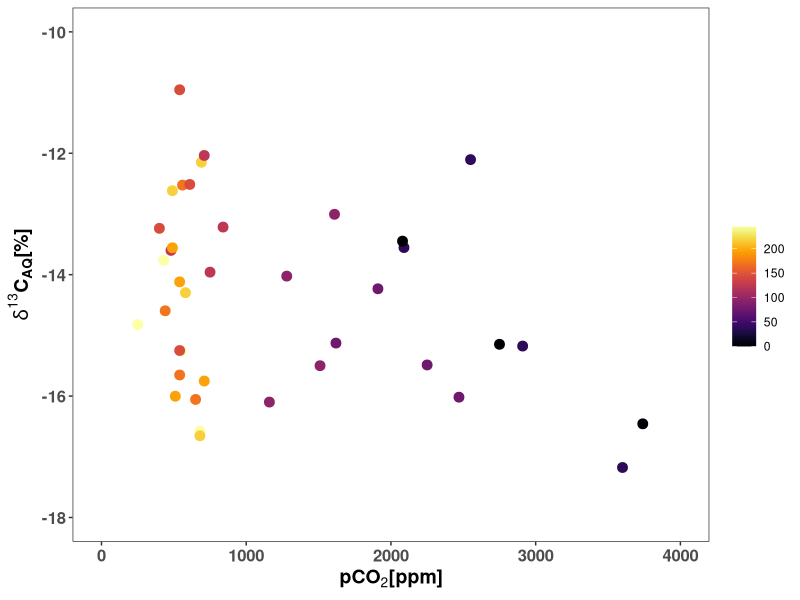
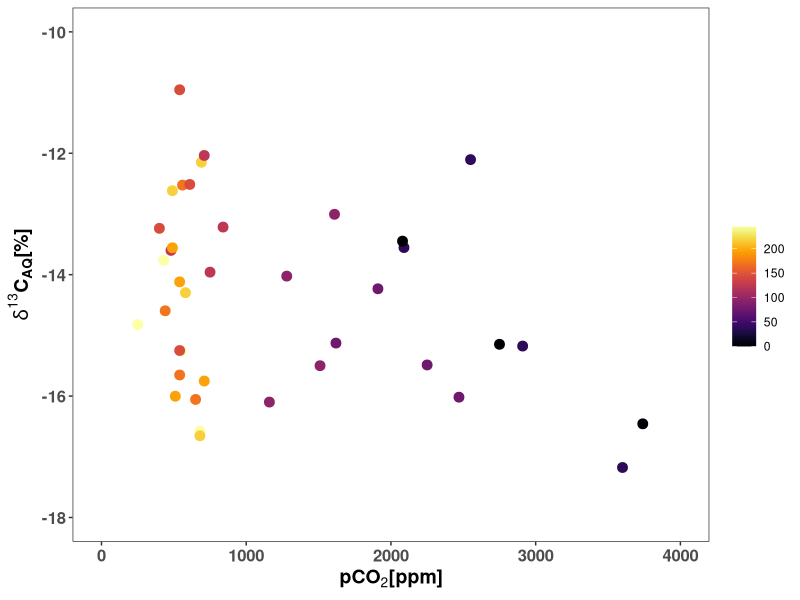

The R script that drew these images, in order:
library(ggplot2)
library(tidyr)
library(dplyr)
library(viridis)
library(grid)
library(gridExtra)
library(viridis)
library(here)

largernumbers <- element_text(face = "bold", size = 14)
largernumbers2 <- element_text(face = "bold", size = 12)



#we are trying to do a comparison for ppm vs. d13C for all sites where we have data

#first let's load in the ppm data 

ppm <- read.csv(here("data/Vaisala/Synoptics2.csv"))

ppm <- ppm %>%
  select(Distance, Syn1_071819, Syn4_073119, Syn5_080619, Syn6_081219)

#truncate some numbers 

ppm$Distance <- round(ppm$Distance, digits = 1)

ppm <- ppm[c(1,5,8,11,14,18,21,24,30,36),]

colnames(ppm)[1] <- "DistSyn"
ppm0718 <- ppm %>%
  select(DistSyn, Syn1_071819)

colnames(ppm0718)[2] <- "Syn"

ppm0731 <- ppm %>%
  select(DistSyn, Syn4_073119)

colnames(ppm0731)[2] <- "Syn"

ppm0806 <- ppm %>%
  select(DistSyn, Syn5_080619)

colnames(ppm0806)[2] <- "Syn"

ppm0806 <- ppm0806[1:9,]

ppm0812 <- ppm %>%
  select(DistSyn, Syn6_081219)

colnames(ppm0812)[2] <- "Syn"


#ok now let's pull in c13 synoptic data

july18 <- read.csv(here("data/picarro/july18CV_statistics.csv"))
july18 <- july18[-c(11),]

july31 <- read.csv(here("data/picarro/july31CV_statistics.csv"))
july31 <- july31[-c(11),]

aug06 <- read.csv(here("data/picarro/aug06CV_statistics.csv"))
aug06 <- aug06[-c(10),]

aug12 <- read.csv(here("data/picarro/aug12CV_statistics.csv"))
aug12 <- aug12[-c(11),]

dis35 <- 0 

dis29 <- 37.4 

dis23 <- 75.9 

dis20 <- 94.1 

waterfalldis <- 124.2 

dis14 <- 143.7 

dis11 <- 170.0 

dis8 <- 194.9 

dis5 <- 217.6 

dis1<- 245.2 


dis <- data.frame(Distance = c(dis1, dis5, dis8, dis11, dis14, waterfalldis, dis20, dis23, dis29, dis35)) 

rownames(dis) <- c("syn1", "syn5", "syn8", "syn11", "syn14", "synBW", "syn20", "syn23", "syn29", "syn34") 

dis2 <- data.frame(Distance = c(dis1, dis5, dis8, dis11, dis14, waterfalldis, dis20, dis23, dis29))

rownames(dis2) <- c("syn1", "syn5", "syn8", "syn11", "syn14", "synBW", "syn20", "syn23", "syn29") 


july18 <- cbind(july18, dis)
july31 <- cbind(july31,dis)
aug06 <- cbind(aug06, dis2)
aug12 <- cbind(aug12,dis)


july18 <- july18 %>%
  select(Distance, Sample,Day,CorrectedAverage,StdDev_iCO2,CV,RelativeStdDev)

july31 <- july31 %>%
  select(Distance, Sample,Day,CorrectedAverage,StdDev_iCO2,CV,RelativeStdDev)

aug06 <- aug06 %>%
  select(Distance, Sample,Day,CorrectedAverage,StdDev_iCO2,CV,RelativeStdDev)

aug12 <- aug12 %>%
  select(Distance, Sample,Day,CorrectedAverage,StdDev_iCO2,CV,RelativeStdDev)


allsynop <- rbind(july18,july31,aug06,aug12)

#write.csv(allsynop, here("Picarro/synoptics/allsynoptics_diego.csv"))

test <- cbind(ppm, july18)


#July 18
july18small <- july18 %>%
  select(Distance,CorrectedAverage)

july18all <- cbind(ppm0718, july18small)

july18all <- july18all %>%
  select(DistSyn, Syn, CorrectedAverage)

#july31

july31small <- july31 %>%
  select(Distance,CorrectedAverage)

july31all <- cbind(ppm0731, july31small)

july31all <- july31all %>%
  select(DistSyn, Syn, CorrectedAverage)

#aug 06 

aug06small <- aug06 %>%
  select(Distance,CorrectedAverage)

aug06all <- cbind(ppm0806, aug06small)

aug06all <- aug06all %>%
  select(DistSyn, Syn, CorrectedAverage)

#aug12 

aug12small <- aug12 %>%
  select(Distance,CorrectedAverage)

aug12all <- cbind(ppm0812, aug12small)

aug12all <- aug12all %>%
  select(DistSyn, Syn, CorrectedAverage)





ppmdelta <- rbind(july18all, july31all, aug06all, aug12all)

#write.csv(ppmdelta, here("Picarro/ppmdelta.csv"))

ppmC <- ggplot(ppmdelta)+
  geom_point(ppmdelta, mapping=aes(x=Syn, y=CorrectedAverage, color=DistSyn), size=3)+
  labs(x=expression(bold(paste("pCO"[2], "[ppm]"))), y=expression(bold(paste(delta^{13}, "C"[AQ], "[%]"))), color="")+
  scale_color_viridis(option = "B", discrete = FALSE)+
  theme_bw()+
  theme(panel.grid.major = element_blank(), panel.grid.minor = element_blank(),axis.text.x = largernumbers2, axis.title.x=largernumbers,
        axis.text.y=largernumbers2, axis.title.y=largernumbers)


ppmC <- ppmC + scale_x_continuous(limits=c(0, 4000)) 
ppmC <- ppmC + scale_y_continuous(limits=c(-18, -10))

ppmC


g <- grid.arrange(arrangeGrob(ggplotGrob(ppmC))) #generates g
ggsave(here("figures/figure_08.pdf"), g, width=20, height=20, units="cm", dpi=200) #saves g

g
    


